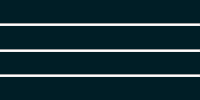
                      <widget class="QWidget" name="page_103_2_3">
                       <layout class="QVBoxLayout" name="verticalLayout_44">
                        <property name="spacing">
                         <number>0</number>
                        </property>
                        <property name="leftMargin">
                         <number>0</number>
                        </property>
                        <property name="topMargin">
                         <number>0</number>
                        </property>
                        <property name="rightMargin">
                         <number>0</number>
                        </property>
                        <property name="bottomMargin">
                         <number>0</number>
                        </property>
                        <item>
                         <widget class="PlotWidget" name="DataAnalysis_Oscilloscope_widget2_2_0" native="true">
                          <property name="sizePolicy">
                           <sizepolicy hsizetype="Preferred" vsizetype="Expanding">
                            <horstretch>0</horstretch>
                            <verstretch>0</verstretch>
                           </sizepolicy>
                          </property>
                          <property name="styleSheet">
                           <string notr="true">background-color: rgb(0, 30, 38);</string>
                          </property>
                         </widget>
                        </item>
                        <item>
                         <widget class="Line" name="line_18">
                          <property name="orientation">
                           <enum>Qt::Horizontal</enum>
                          </property>
                         </widget>
                        </item>
                        <item>
                         <widget class="PlotWidget" name="DataAnalysis_Oscilloscope_widget2_2_1" native="true">
                          <property name="sizePolicy">
                           <sizepolicy hsizetype="Preferred" vsizetype="Expanding">
                            <horstretch>0</horstretch>
                            <verstretch>0</verstretch>
                           </sizepolicy>
                          </property>
                          <property name="styleSheet">
                           <string notr="true">background-color: rgb(0, 30, 38);</string>
                          </property>
                         </widget>
                        </item>
                        <item>
                         <widget class="Line" name="line_17">
                          <property name="orientation">
                           <enum>Qt::Horizontal</enum>
                          </property>
                         </widget>
                        </item>
                        <item>
                         <widget class="PlotWidget" name="DataAnalysis_Oscilloscope_widget2_2_2" native="true">
                          <property name="sizePolicy">
                           <sizepolicy hsizetype="Preferred" vsizetype="Expanding">
                            <horstretch>0</horstretch>
                            <verstretch>0</verstretch>
                           </sizepolicy>
                          </property>
                          <property name="styleSheet">
                           <string notr="true">background-color: rgb(0, 30, 38);</string>
                          </property>
                         </widget>
                        </item>
                        <item>
                         <widget class="Line" name="line_19">
                          <property name="orientation">
                           <enum>Qt::Horizontal</enum>
                          </property>
                         </widget>
                        </item>
                        <item>
                         <widget class="PlotWidget" name="DataAnalysis_Oscilloscope_widget2_2_3" native="true">
                          <property name="sizePolicy">
                           <sizepolicy hsizetype="Preferred" vsizetype="Expanding">
                            <horstretch>0</horstretch>
                            <verstretch>0</verstretch>
                           </sizepolicy>
                          </property>
                          <property name="styleSheet">
                           <string notr="true">background-color: rgb(0, 30, 38);</string>
                          </property>
                         </widget>
                        </item>
                       </layout>
                      </widget>
